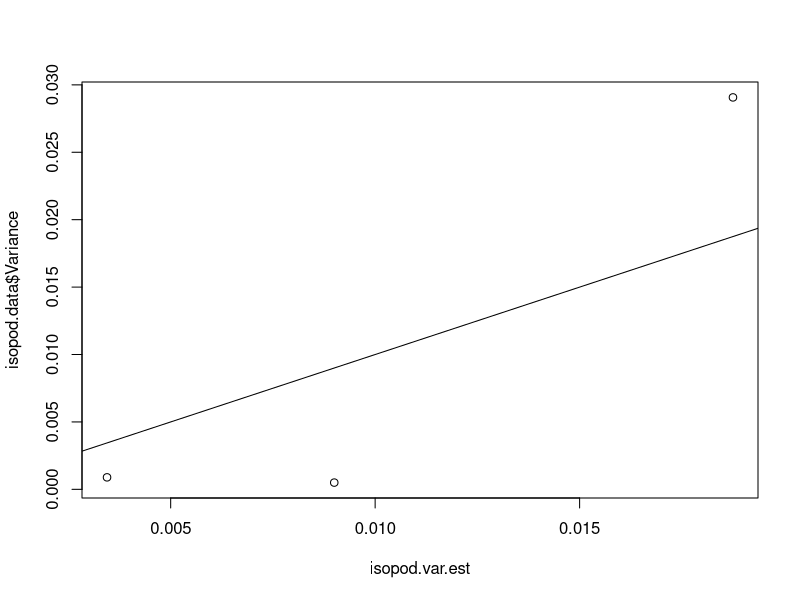

Write R code to recreate this figure.
### get data from Ejdung2001Isopod

### set working directory

setwd('D:/Documents/Data/SwitchingAndIndVar/DataFromGraphs/')

### load libraries

library(dplyr)

### load data

isopod.data <- read.csv('Ejdung2001Isopod.csv')

colnames(isopod.data)[1] <- 'RelativeDensity'

### alter data to have standard deviation and proportion

St.Dev <- function(x) {
  SS <- sum((x - mean(x))^2)
  SD <- sqrt(SS/length(x))  
  SD
}

isopod.data <- isopod.data %>% group_by(RelativeDensity) %>% summarise(MeanProportion = mean(Proportion), StandardDeviation = St.Dev(Proportion))

### relative preference is 0.9 from equal abundance treatment

### convert SD to variance

isopod.data$Variance <- (isopod.data$StandardDeviation)^2

### calculate p

calcp <- function(rel.pref, rel.density) {
  rel.pref*rel.density/(rel.pref*rel.density + ((1 - rel.pref) * (1 - rel.density)))
}

isopod.p <- calcp(rel.pref = 0.9, rel.density = isopod.data$RelativeDensity)

# variance is p(1-p)/n. n here is 10 from prey depletion experiment

isopod.var.est <- isopod.p*(1 - isopod.p)/10

plot(x = isopod.var.est, y = isopod.data$Variance)
abline(a = 0, b = 1)

### calculate CI's for each variance estimate

GenCI <- function(p.vec, n.samples, n.events, n.sim) {
  
  quant.data <- matrix(nrow = length(p.vec), ncol = 3)
  
  for(j in 1:length(p.vec)){
    mat <- matrix(nrow = n.sim, ncol = n.samples)
    for(i in 1:n.sim){
      mat[i,] <- rbinom(n = n.samples, size = n.events, prob = p.vec[j])
    }
    prop.mat <- mat/n.events
    var.vec <- apply(prop.mat, 1, var)
    quant.data[j, ] <- c(p.vec[j], quantile(var.vec, probs = c(0.025, 0.975)))
  }
  quant.data
}

GenCI(p.vec = isopod.p, n.samples = 6, n.events = 10, n.sim = 10000)

















